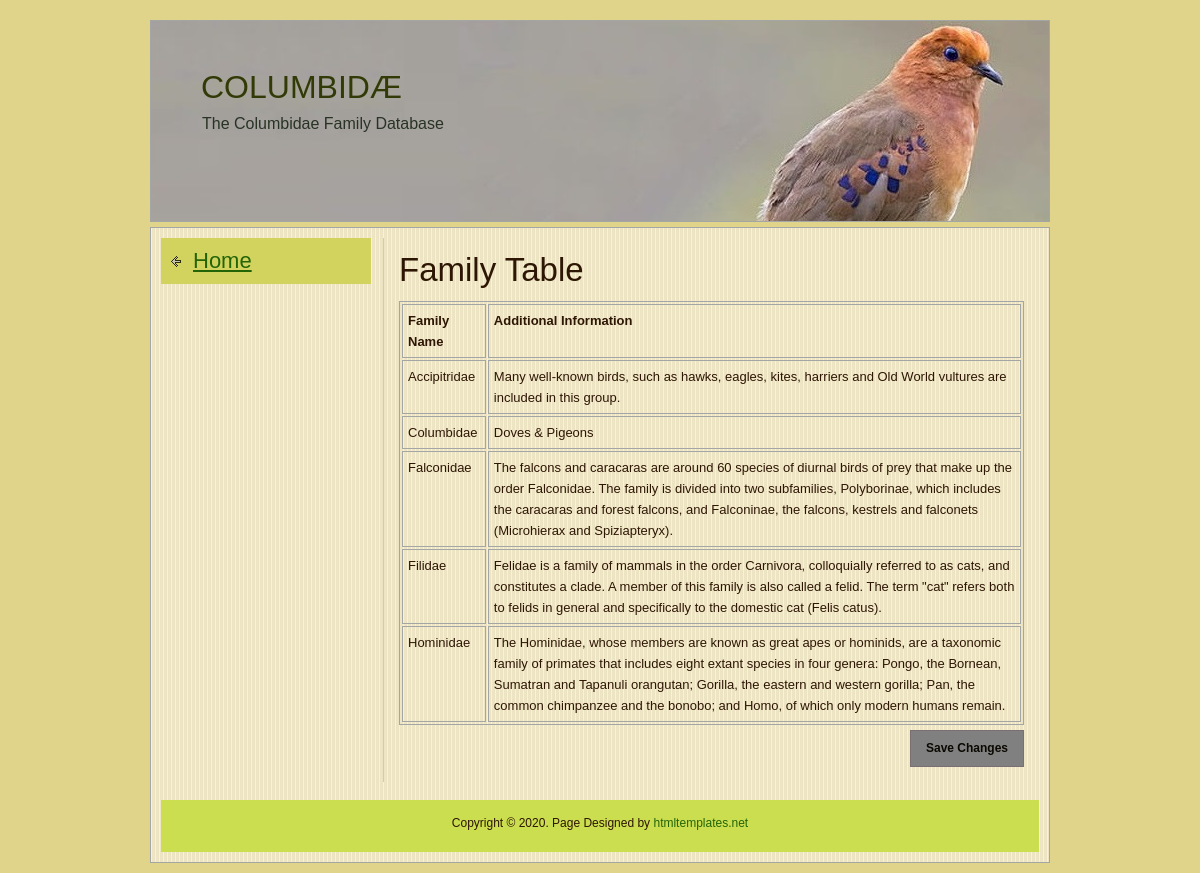
Page /tables/families.php on the committed database.
### tables this page shows
CREATE TABLE `family` (
  `FamilyName` varchar(50) NOT NULL,
  `Description` varchar(1000) DEFAULT NULL,
  PRIMARY KEY (`FamilyName`)
);

### tables/families.php (the view, shortened to what this page needs)
<!DOCTYPE html>
<html>
  <head>
    <link href="../css/style.css" rel="stylesheet" type="text/css">
  </head>
  <body>
    <div id="wrapper">
      <div id="header">
        <div class="top_banner">
          <h1>COLUMBIDÆ</h1>
          <p>The Columbidae Family Database</p>
        </div>
      </div>
      <div id="page_content">
        <div class="left_side_bar back_nav">
          <div class="col_1">
            <h1><a href="../home.php">Home</a></h1>
          </div>
        </div>
        <div class="right_section">
        <?php
          $DB_HOST = $_ENV["DB_HOST"];
          $DB_USERNAME = $_ENV["DB_USERNAME"];
          $DB_PASSWORD = $_ENV["DB_PASSWORD"];
          $DB_DBNAME = $_ENV["DB_DBNAME"];
          $DB_PORT = $_ENV["DB_PORT"];
          $link=mysqli_connect($DB_HOST, $DB_USERNAME, $DB_PASSWORD, $DB_DBNAME, $DB_PORT)
            or die(header("Location: ../error.php"));
          $query = "SELECT * FROM FAMILY";
          $result = mysqli_query($link, $query)
            or die("<br><b>Query failed</b>");
          echo "<h1>Family Table</h1><nl>";
          echo "<blockquote contenteditable=true>";
          echo "<table id='familyTable'>\n";
          echo "<td><b>Family Name</b></td><td><b>Additional Information</b></td>";
          while ($line = mysqli_fetch_array($result, MYSQLI_ASSOC))
          {
            echo "\t<tr>\n";
            foreach ($line as $col_value)
            {
              echo "\t\t<td>$col_value</td>\n";
            }
            echo "\t</tr>\n";
          }
          echo "</table>\n";
          echo "</blockquote>";
          ?>
        <p><a onclick="updateTable()" class="btn" id="saveBtn">Save Changes</a></p>
        </div>
        <div id="footer">Copyright &copy; 2020. Page Designed by <a href="http://www.htmltemplates.net" target="_blank">htmltemplates.net</a><br>
        </div>
      </div>
    </div>
  </body>
</html>

### css/style.css (style rules this page uses)
html, body, div, span, applet, object, iframe, h1, h2, h3, h4, h5, h6, p, blockquote, pre, a, abbr, acronym, address, big, cite, code, del, dfn, em, font, img, ins, kbd, q, s, samp, small, strike, strong, sub, sup, tt, var, b, u, i, center, dl, dt, dd, ol, ul, li, fieldset, form, label, legend, table, caption, tbody, tfoot, thead, tr, th, td, hr, button { margin:0; padding:0; border:0; outline:0; font-size:100%; vertical-align:baseline; background:none; }
h1, h2, h3, h4, h5, h6, li { line-height:100%; }
blockquote, q { quotes:none; }
body { margin:0px; padding:0px; font-size:13px; line-height:21px; color:#2d1604; background-color:#e0d48a; font-family:Arial, Helvetica, sans-serif; }
h1, h2, h3, h4, h5, h6 { font-weight:normal; }
h1 { font-size:33px; margin-bottom:15px; }
a { color: #236407;text-decoration: underline; }
table,th,td { border:1px solid #a4a5a5; }
tr { margin:0 0 5px 0;padding:3px; }
td { padding:5px;margin:0 1px; }
#wrapper { width:900px; margin:0 auto; padding:20px 0 10px 0; }
#header { padding:0px 0px 5px; }
#header .top_banner { background:url(../images/blue_eyed_dove.jpg) no-repeat left top; height:150px; padding:50px 35px 0 50px; border:#a4a5a5 solid 1px; }
#header h1 { font-size:32px; color:#323A07; margin:0px; padding:0px 0px 10px; }
#header p { font-size:16px; margin-left:1px; color:#293325; }
#page_content { padding:10px; background:url(../images/body.jpg) repeat; border:#a4a5a5 solid 1px; }
#page_content .right_section { width:625px; float:right; padding:15px; border-left:#d4d093 solid 1px; }
a.btn { color:#0a0800; font-size:12px; text-decoration:none; padding:7px 15px 7px 15px; font-weight:bold; display:inline-block; border:#7a6f73 solid 1px; background-color:#bdd92c; }
.left_side_bar { width:210px; float:left; }
.left_side_bar h1 { font-size:22px; padding:12px 0 12px 32px; margin-bottom:5px; color:#1b0400; background:url(../images/arrow.png)#d2d35e no-repeat 10px center; }
.back_nav h1 { font-size:22px; padding:12px 0 12px 32px; margin-bottom:5px; color:#1b0400; background:url(../images/back_arrow.png)#d2d35e no-repeat 10px center; }
.left_side_bar .col_1 { padding:0px 0 20px 0; }
#footer { clear:both; margin-top:18px; padding:15px 0 12px 0; height:25px; text-align:center; font-family:Verdana, Geneva, sans-serif; font-size:12px; line-height:17px; background: #cbde50; }
#footer a { color: #236407; text-decoration:none; }
#saveBtn { margin-top: 5px; float: right; cursor: default; background-color: grey; }

### rows in the picture
family: FamilyName "Accipitridae", Description "Many well-known birds, such as hawks, eagles, kites, harriers and Old World vultures are included in this group."
family: FamilyName "Columbidae", Description "Doves & Pigeons"
family: FamilyName "Falconidae", Description "The falcons and caracaras are around 60 species of diurnal birds of prey that make up the order Falconidae. The family is divided into two subfamilies, Polyborinae, which includes the caracaras and forest falcons, and Falconinae, the falcons, kestrels and falconets (Microhierax and Spiziapteryx)."
family: FamilyName "Filidae", Description "Felidae is a family of mammals in the order Carnivora, colloquially referred to as cats, and constitutes a clade. A member of this family is also called a felid. The term \"cat\" refers both to felids in general and specifically to the domestic cat (Felis catus)."
family: FamilyName "Hominidae", Description "The Hominidae, whose members are known as great apes or hominids, are a taxonomic family of primates that includes eight extant species in four genera: Pongo, the Bornean, Sumatran and Tapanuli orangutan; Gorilla, the eastern and western gorilla; Pan, the common chimpanzee and the bonobo; and Homo, of which only modern humans remain."
